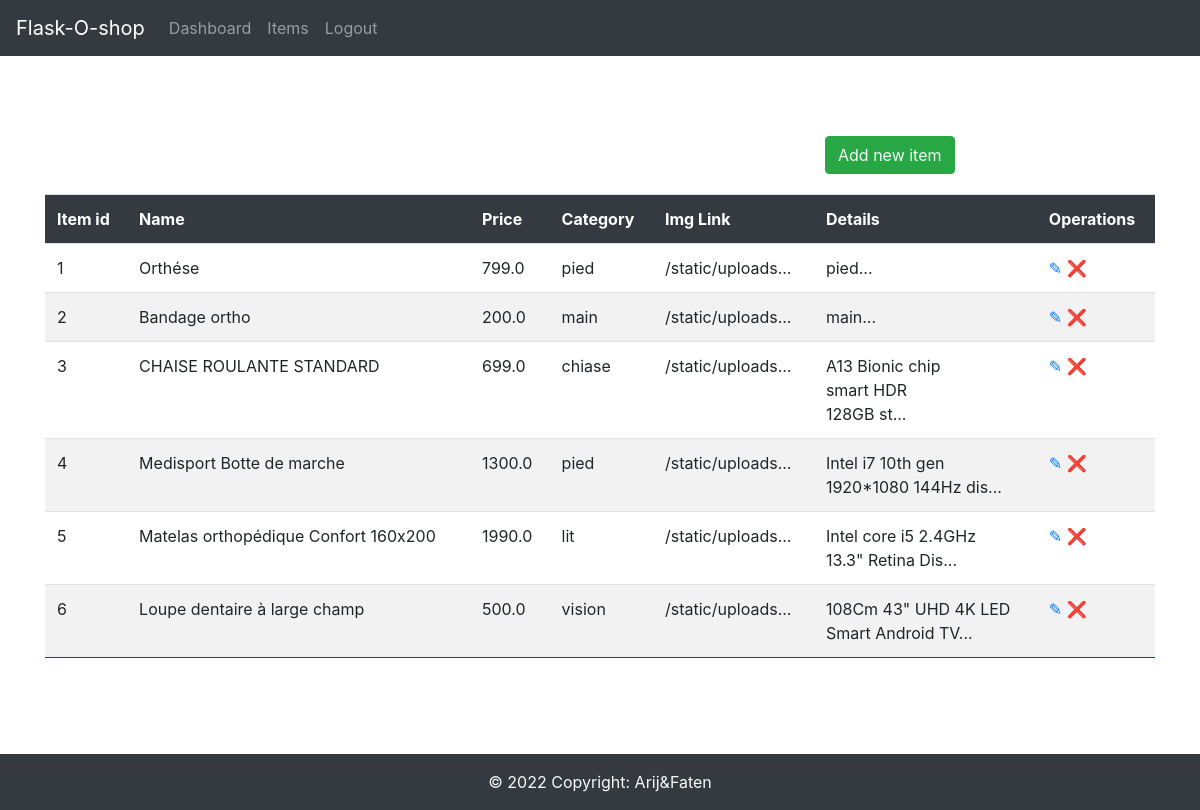
Screenshot of /admin/items (signed in) with the database file from the repository.
### db_models.py (models this page shows)
class Item(db.Model):
	__tablename__ = "items"
	id = db.Column(db.Integer, primary_key=True)
	name = db.Column(db.String(100), nullable=False)
	price = db.Column(db.Float, nullable=False)
	category = db.Column(db.Text, nullable=False)
	image = db.Column(db.String(250), nullable=False)
	details = db.Column(db.String(250), nullable=False)
	price_id = db.Column(db.String(250), nullable=False)
	orders = db.relationship("Ordered_item", backref="item")
	in_cart = db.relationship("Cart", backref="item")

### funcs.py (the view)
	def wrapper(*args, **kwargs):
		if current_user.is_authenticated and current_user.admin == 1:
			return func(*args, **kwargs)
		else:
			return "You are not Authorized to access this URL."

### __init__.py (called while the page is built)
@app.context_processor
def inject_now():
	return {'now': datetime.utcnow()}

@login_manager.user_loader
def load_user(user_id):
	return User.query.get(user_id)

### admin/routes.py (called while the page is built)
@admin.route('/items')
@admin_only
def items():
    items = Item.query.all()
    return render_template("admin/items.html", items=items)

### funcs.py (called while the page is built)
def admin_only(func):
	def wrapper(*args, **kwargs):
		if current_user.is_authenticated and current_user.admin == 1:
			return func(*args, **kwargs)
		else:
			return "You are not Authorized to access this URL."
	wrapper.__name__ = func.__name__
	return wrapper

### admin/templates/admin/items.html (shortened to what this page needs)
{% extends "admin/base.html" %}
{% block content %}
    {% if not items %}
		<div class="flash-error">No items have been registered yet.</div>
	{% else %}
    <div class="add-new btn-success btn">
        <a href="{{ url_for('admin.add') }}" class="text-light">Add new item</a>
    </div>
    <table class="table table-striped">
        <tr>
            <th>Item id</th>
            <th>Name</th>
			<th>Price</th>
			<th>Category</th>
			<th>Img Link</th>
            <th>Details</th>
            <th>Operations</th>
        </tr>
    {% for item in items %}
        <tr>
            <td>{{ item.id }}</td>
            <td>{{ item.name }}</td>
			<td>{{ item.price }}</td>
			<td>{{ item.category }}</td>
			<td>{{ item.image[:15] }}...</td>
            <td>{{ item.details[:40] | safe }}...</td>
			<td>
                <a href="{{ url_for('admin.edit', type='item', id=item.id) }}">&#9998;</a>
				<a href="{{ url_for('admin.delete', id=item.id) }}">&#10060;</a>
			</td>
        </tr>
    {% endfor %}
    </table>
	{% endif %}
{% endblock %}

### admin/static/styles.css (style rules this page uses)
table { margin: 0 auto; }
table th { color: white; background-color: #343a40; padding: 15px; }
table tr { border-bottom:1px solid #0046C2; }
table td, th { padding:5px 30px; }
.add-new { margin-left:65vw; margin-bottom:20px; }

### rows the page displays
Item: id "1", name "Orthése", price "799.0", category "pied", image "/static/uploads", details "pied"
Item: id "2", name "Bandage ortho", price "200.0", category "main", image "/static/uploads", details "main"
Item: id "3", name "CHAISE ROULANTE STANDARD", price "699.0", category "chiase", image "/static/uploads", details "A13 Bionic chip smart HDR 128GB st"
Item: id "4", name "Medisport Botte de marche", price "1300.0", category "pied", image "/static/uploads", details "Intel i7 10th gen 1920*1080 144Hz dis"
Item: id "5", name "Matelas orthopédique Confort 160x200", price "1990.0", category "lit", image "/static/uploads", details "Intel core i5 2.4GHz 13.3\" Retina Dis"
Item: id "6", name "Loupe dentaire à large champ", price "500.0", category "vision", image "/static/uploads", details "108Cm 43\" UHD 4K LED Smart Android TV"
